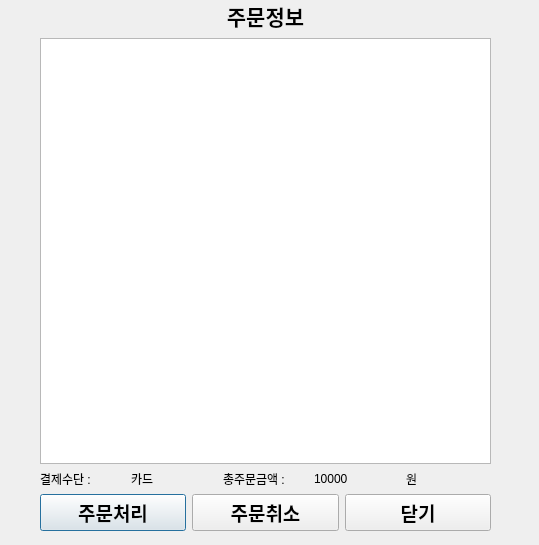
<?xml version="1.0" encoding="UTF-8"?>
<ui version="4.0">
 <class>orderInfo</class>
 <widget class="QDialog" name="orderInfo">
  <property name="geometry">
   <rect>
    <x>0</x>
    <y>0</y>
    <width>539</width>
    <height>545</height>
   </rect>
  </property>
  <property name="windowTitle">
   <string>Dialog</string>
  </property>
  <widget class="QWidget" name="layoutWidget">
   <property name="geometry">
    <rect>
     <x>40</x>
     <y>0</y>
     <width>451</width>
     <height>531</height>
    </rect>
   </property>
   <layout class="QVBoxLayout" name="verticalLayout">
    <item>
     <widget class="QLabel" name="label">
      <property name="font">
       <font>
        <family>Agency FB</family>
        <pointsize>16</pointsize>
        <weight>75</weight>
        <bold>true</bold>
       </font>
      </property>
      <property name="text">
       <string>주문정보</string>
      </property>
      <property name="alignment">
       <set>Qt::AlignCenter</set>
      </property>
     </widget>
    </item>
    <item>
     <widget class="QTableWidget" name="order_tableview"/>
    </item>
    <item>
     <layout class="QHBoxLayout" name="horizontalLayout_2">
      <item>
       <widget class="QLabel" name="label_2">
        <property name="text">
         <string>결제수단 :</string>
        </property>
       </widget>
      </item>
      <item>
       <widget class="QLabel" name="payment_label">
        <property name="text">
         <string>카드</string>
        </property>
       </widget>
      </item>
      <item>
       <widget class="QLabel" name="label_3">
        <property name="text">
         <string>총주문금액 :</string>
        </property>
       </widget>
      </item>
      <item>
       <widget class="QLabel" name="tot_price_label">
        <property name="text">
         <string>10000</string>
        </property>
       </widget>
      </item>
      <item>
       <widget class="QLabel" name="label_4">
        <property name="text">
         <string>원</string>
        </property>
       </widget>
      </item>
     </layout>
    </item>
    <item>
     <layout class="QHBoxLayout" name="horizontalLayout">
      <item>
       <widget class="QPushButton" name="order_completeBtn">
        <property name="font">
         <font>
          <family>Agency FB</family>
          <pointsize>14</pointsize>
          <weight>75</weight>
          <bold>true</bold>
         </font>
        </property>
        <property name="text">
         <string>주문처리</string>
        </property>
       </widget>
      </item>
      <item>
       <widget class="QPushButton" name="order_cancelBtn">
        <property name="font">
         <font>
          <family>Agency FB</family>
          <pointsize>14</pointsize>
          <weight>75</weight>
          <bold>true</bold>
         </font>
        </property>
        <property name="text">
         <string>주문취소</string>
        </property>
       </widget>
      </item>
      <item>
       <widget class="QPushButton" name="order_closeBtn">
        <property name="font">
         <font>
          <family>Agency FB</family>
          <pointsize>14</pointsize>
          <weight>75</weight>
          <bold>true</bold>
         </font>
        </property>
        <property name="text">
         <string>닫기</string>
        </property>
       </widget>
      </item>
     </layout>
    </item>
   </layout>
  </widget>
 </widget>
 <resources/>
 <connections/>
</ui>
